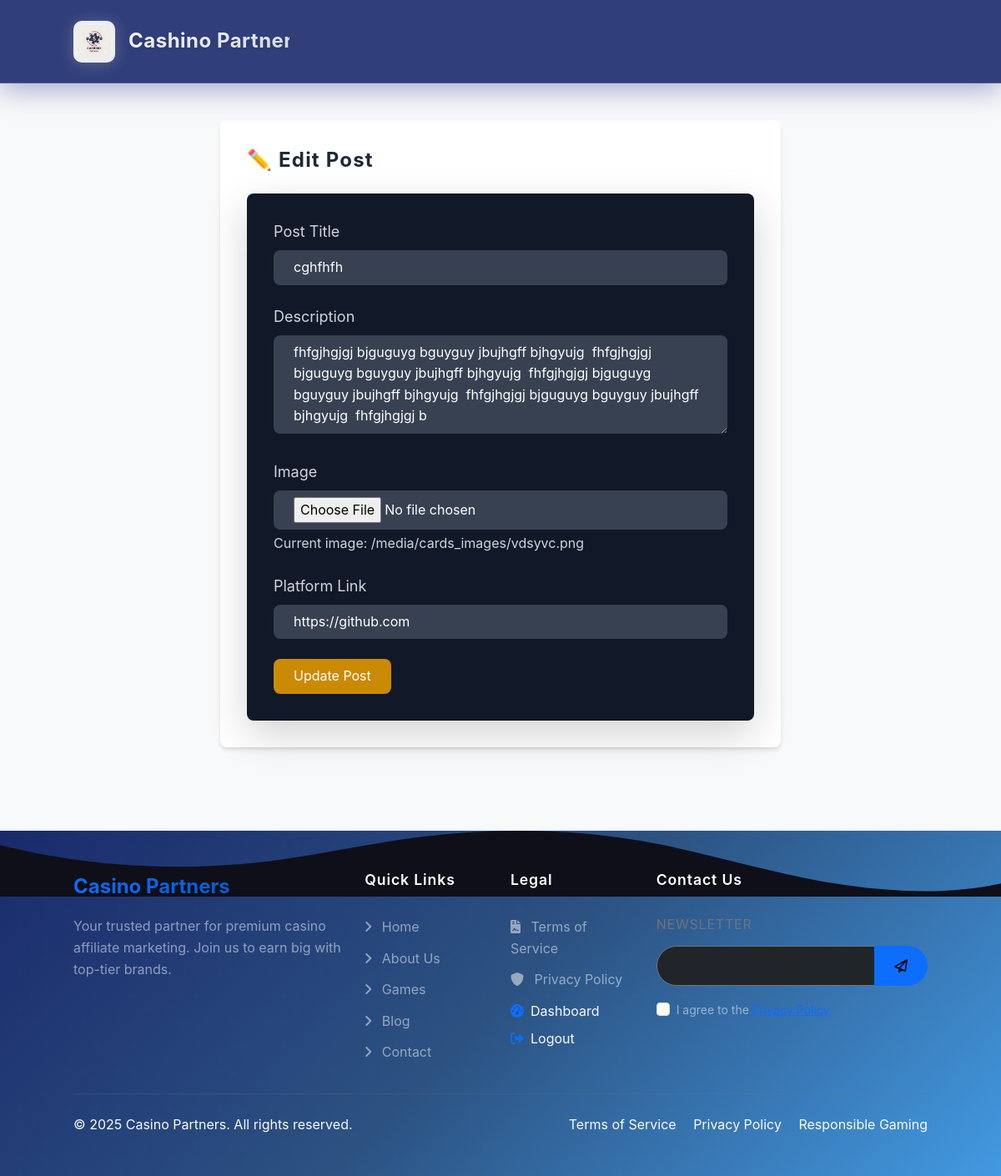
Page /post/c118910cb33c4286b671865ab12288f0/edit/ (signed in) on the committed database.
### Core/models.py (models this page shows, shortened)
class GameCards(models.Model):
    id = models.UUIDField(primary_key=True, default=uuid.uuid4, editable=False)
    created_at = models.DateTimeField(auto_now_add=True, db_index=True)
    updated_at = models.DateTimeField(auto_now=True)
    active = models.BooleanField(default=False, db_index=True)
    image = models.ImageField(upload_to='cards_images', blank=False)
    title = models.CharField(max_length=20, blank=False, db_index=True)
    description = models.CharField(max_length=200, blank=True)
    redirect_link = models.URLField(max_length=200, blank=True)
    created_by = models.ForeignKey(User, on_delete=models.SET_NULL, null=True, related_name='created_cards', db_index=True)
    approved_by = models.ForeignKey(User, on_delete=models.SET_NULL, null=True, related_name='approved_cards', db_index=True)
    approved_at = models.DateTimeField(null=True, blank=True, db_index=True)
    slug = models.SlugField(max_length=50, unique=True, blank=True)
    class Meta:
        permissions = [
            ('can_approve_card', 'Can approve game cards'),
            ('can_manage_cards', 'Can manage game cards'),
            ('can_view_card_stats', 'Can view card statistics'),
        ]
        ordering = ['-created_at']
        indexes = [
            models.Index(fields=['active', 'approved_at']),
            models.Index(fields=['created_by', 'created_at']),
            models.Index(fields=['approved_by', 'approved_at']),
        ]
        verbose_name = "Game Card"
        verbose_name_plural = "Game Cards"

### Core/views.py (the view)
    @login_required(login_url="/admin/login/")
    def _wrapped_view(request, *args, **kwargs):
        if request.user.is_superuser or request.user.is_staff:
            return view_func(request, *args, **kwargs)
        raise PermissionDenied

### Core/forms.py
class PostForm(forms.ModelForm):
    class Meta:
        model = GameCards
        fields = ['title', 'image', 'description', 'redirect_link']

### Core/views.py (called while the page is built)
def superuser_or_staff_required(view_func):
    @login_required(login_url="/admin/login/")
    def _wrapped_view(request, *args, **kwargs):
        if request.user.is_superuser or request.user.is_staff:
            return view_func(request, *args, **kwargs)
        raise PermissionDenied
    return _wrapped_view

@superuser_or_staff_required
def edit_post(request, pk):
    post = get_object_or_404(GameCards, pk=pk)
    form = PostForm(request.POST or None, request.FILES or None, instance=post)
    if request.method == 'POST':
        if form.is_valid():
            form.save()
            messages.success(request, 'Post updated successfully.')
            return redirect('posts')  # Adjust this to your actual post list view name
    return render(request, 'edit_post.html', {'form': form, 'post': post})

### casino/views.py (called while the page is built, shortened)
    def __call__(self, request):
        response = self.get_response(request)
        return response

### templates/edit_post.html (shortened to what this page needs)
{% extends 'base.html' %}
{% block content %}
<script src="https://cdn.tailwindcss.com"></script>
<div class="flex justify-center mt-10">
  <div class="w-full max-w-2xl bg-white shadow-md rounded-lg p-8">
    <h2 class="text-2xl font-bold text-gray-800 mb-6">✏️ Edit Post</h2>
    <form method="POST" enctype="multipart/form-data" class="bg-gray-900 p-8 rounded-lg shadow-lg">
      <div class="mb-4">
        <label for="title" class="text-gray-300 text-lg">Post Title</label>
        <input
          type="text"
          id="title"
          name="title"
          class="mt-2 w-full px-4 py-2 bg-gray-700 text-white rounded-lg"
          value="{{ post.title }}"
          required
        />
      </div>
      <div class="mb-4">
        <label for="description" class="text-gray-300 text-lg">Description</label>
        <textarea
          id="description"
          name="description"
          rows="4"
          class="mt-2 w-full px-4 py-2 bg-gray-700 text-white rounded-lg"
          required
        >{{ post.description }}</textarea>
      </div>
      <div class="mb-4">
        <label for="image" class="text-gray-300 text-lg">Image</label>
        <input
          type="file"
          id="image"
          name="image"
          class="mt-2 w-full px-4 py-2 bg-gray-700 text-white rounded-lg"
        />
        {% if post.image %}
          <p class="text-gray-300 mt-1">Current image: {{ post.image.url }}</p>
        {% endif %}
      </div>
      <div class="mb-4">
        <label for="redirect_link" class="text-gray-300 text-lg">Platform Link</label>
        <input
          type="url"
          id="redirect_link"
          name="redirect_link"
          class="mt-2 w-full px-4 py-2 bg-gray-700 text-white rounded-lg"
          value="{{ post.redirect_link }}"
          required
        />
      </div>
      <button
        type="submit"
        class="bg-yellow-600 text-white py-2 px-4 rounded-lg hover:bg-yellow-700 transition"
      >
        Update Post
      </button>
    </form>
  </div>
</div>
{% endblock %}

### static/css/style.css (style rules this page uses)
html { scroll-behavior: smooth; }
body { font-family: var(--font-family); background-color: var(--background-dark); color: var(--text-light); line-height: var(--line-height-normal); min-height: 100vh; display: flex; flex-direction: column; }
h1, h2, h3, h4, h5, h6 { font-family: var(--font-family-heading); color: var(--text-light); font-weight: var(--font-weight-bold); letter-spacing: 0.05em; margin-bottom: var(--spacing-lg); }
h2 { font-size: var(--font-size-3xl); }
p { margin-bottom: var(--spacing-md); }
.mt-1 { margin-top: var(--spacing-xs); }
.mt-2 { margin-top: var(--spacing-sm); }
.mb-4 { margin-bottom: var(--spacing-lg); }
.rounded-lg { border-radius: var(--border-radius-lg); }
.shadow-md { box-shadow: var(--shadow-md); }
.shadow-lg { box-shadow: var(--shadow-lg); }

### templates/header.html (style rules this page uses)
html { scroll-behavior: smooth; }

### templates/includes/footer.html (style rules this page uses)
:root { --primary-color: #4299e1; --secondary-color: #1a2a6c; --dark-color: #0f0f1a; --light-color: #f8f9fa; --text-muted: #adb5bd; }

### templates/base.html (style rules this page uses)
:root { --primary-color: #0d6efd; --secondary-color: #6c757d; --success-color: #198754; --info-color: #0dcaf0; --warning-color: #ffc107; --danger-color: #dc3545; --light-color: #f8f9fa; --dark-color: #212529; --white-color: #ffffff; --text-dark: #212529; --text-light: #6c757d; --background-light: #f8f9fa; --background-white: #ffffff; --border-color: #dee2e6; --gradient-primary: linear-gradient(135deg, #0d6efd 0%, #0a58ca 100%); --gradient-secondary: linear-gradient(135deg, #6c757d 0%, #495057 100%); --shadow-sm: 0 2px 4px rgba(0,0,0,0.05); --shadow-md: 0 4px 6px rgba(0,0,0,0.1); --shadow-lg: 0 10px 15px rgba(0,0,0,0.1); --border-radius-sm: 4px; --border-radius-md: 8px; --border-radius-lg: 16px; --transition-fast: 0.2s ease; --transition-normal: 0.3s ease; --transition-slow: 0.5s ease; --navbar-height: 80px; }
body { font-family: 'Inter', -apple-system, BlinkMacSystemFont, 'Segoe UI', Roboto, Oxygen, Ubuntu, Cantarell, 'Open Sans', 'Helvetica Neue', sans-serif; color: var(--text-dark); background-color: var(--background-light); line-height: 1.6; overflow-x: hidden; padding-top: var(--navbar-height); }

### rows in the picture
GameCards: title "cghfhfh", description "fhfgjhgjgj bjguguyg bguyguy jbujhgff bjhgyujg fhfgjhgjgj bjguguyg bguyguy jbujhgff bjhgyujg fhfgjhgjgj bjguguyg bguyguy jbujhgff bjhgyujg fhfgjhgjgj bjguguyg bguyguy jbujhgff bjhgyujg fhfgjhgjgj b", image "/media/cards_images/vdsyvc.png", redirect_link "https://github.com"
